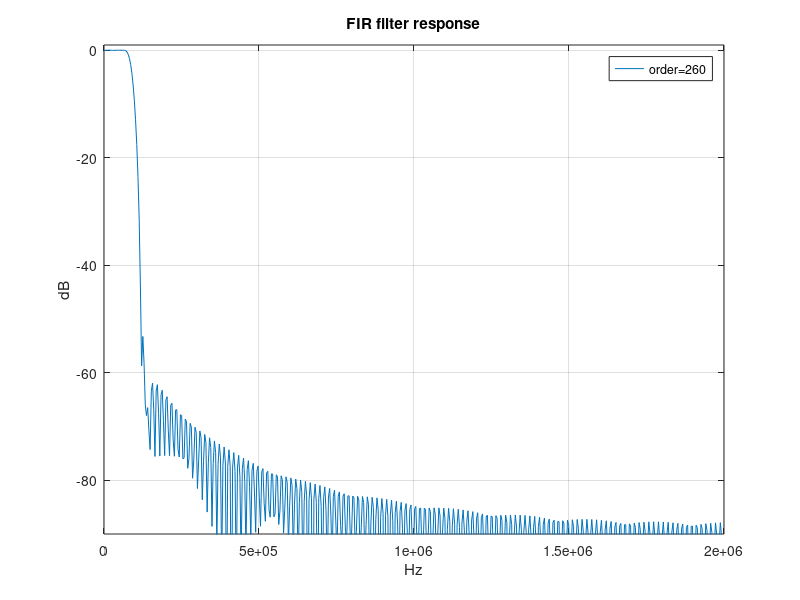

Here is the MATLAB script that generated this plot:
% Input parameters

% cfir00
fs = 40e6;            % sampling freq
fc = 1.8e6;           % cut off freq
L  = 160;             % filter order

fs = 4e6;             % sampling freq
fc = 0.095e6;           % cut off freq
L  = 260;             % filter order

% Calculate the filter
f0 = fc/(fs/2);       % norm. frequency
b = fir1(L, f0);      % FIR filter coefficients

% Get the frequency response
h  = freqz(b);       
nf = ( 0:pi/(length(h)-1):pi )';
f  = nf*fs/(2*pi);

% Plot the filter response
plot( f, 20*log10( abs(h) ) );
xlabel( "Hz" );
ylabel( "dB" );
title( "FIR filter response" );
legend( sprintf("order=%d", length(b)-1) );
axis( [0,fs/2,-90,1] );
grid on;

% saveas seems to be coming up unresolved, but is in documenation
%saveas( 1, "plot1.png", "png" ); % Save figure 1 as png
print -dpng fig1.png;


%%%%%%%%%%%%%%%%%%%%%%%%%%%%%%%%%%%%%%%%%%%%%%%%%%%%%%%%%%%%%%%%%%%%%%%%%%%%%%%%
%
% Create the Xilinx .coe file
%

B  = 16;                      %% 16 bit coeffs
b  = b/max(b);                %% Floating point coefficients
bz = round(b*power(2,B-1)-1); %% Fixed point coefficients

fid = fopen( "cfir.coe", "w");
fprintf(fid,";\n");
fprintf(fid,"; CIC Fir compensation filter\n");
fprintf(fid,"; Coefficients generated by Octave\n");
fprintf(fid,"; Fs (sampling freq)      =%d [Hz]\n",fs);
fprintf(fid,"; Fc (cutoff freq)        =%d [Hz]\n",fc);
fprintf(fid,"; F0 (normalized cutoff)  =%f\n",f0);
fprintf(fid,"; L  (number coefs)       =%d\n",L);
fprintf(fid,";\n");
fprintf(fid,"radix=10;\n");
fprintf(fid,"coefdata=\n");
for i=1:L 
   fprintf(fid,"%d,\n",bz(i));
endfor
fprintf(fid,";\n");
fclose(fid);

